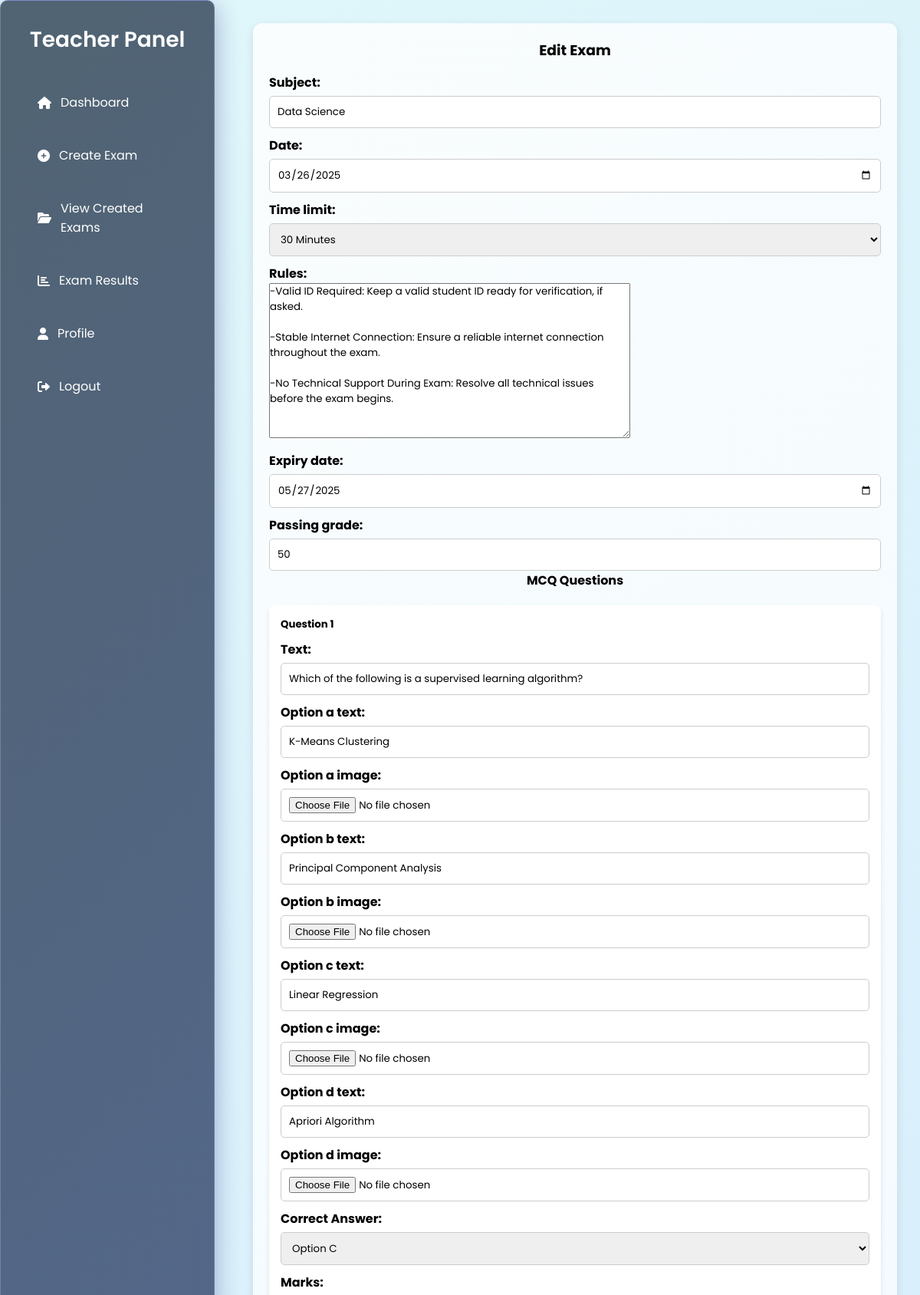
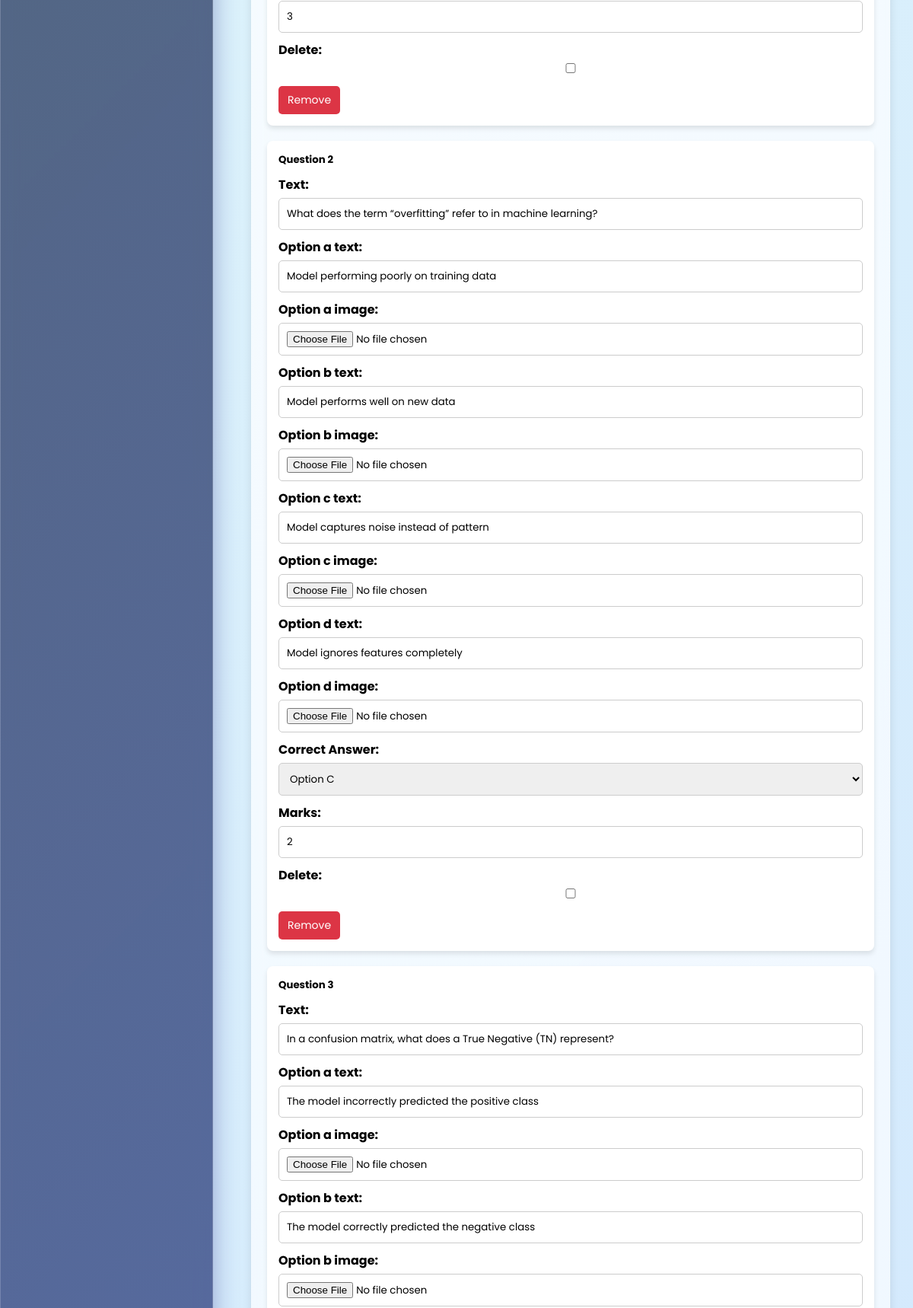
The app's page /exam/update/95/ (signed in, upper part) with its own data (2 pictures, top to bottom).
### Exam/models.py (models this page shows, shortened)
class Exam(models.Model):
    STATUS_CHOICES = [
        ('pending', 'Pending'),
        ('approved', 'Approved'),
        ('rejected', 'Rejected'),
    ]
    subject = models.CharField(max_length=255)
    time_limit = models.IntegerField()
    duration = models.IntegerField(null=True, blank=True)
    rules = models.TextField(default="No specific rules.")
    date = models.DateField()
    expiry_date = models.DateField(default=now)
    created_by = models.ForeignKey(User, on_delete=models.CASCADE, related_name="created_exams")
    created_at = models.DateTimeField(auto_now_add=True)
    updated_at = models.DateTimeField(auto_now=True)  # ✅ Track modifications
    passing_grade = models.IntegerField(default=50)
    approval_status = models.CharField(
        max_length=10,
        choices=STATUS_CHOICES,
        default='pending'
    )

### Exam/views.py (the view)
# urls.py: path('exam/update/<int:exam_id>/', views.update_exam, name='update_exam'),
@login_required
def update_exam(request, exam_id):
    exam = get_object_or_404(Exam, id=exam_id)
    QuestionFormSet = inlineformset_factory(
        Exam, Question, form=QuestionForm, extra=0, can_delete=True
    )
    if request.method == "POST":
        exam_form = ExamForm(request.POST, instance=exam)
        question_formset = QuestionFormSet(request.POST, request.FILES, instance=exam, prefix="question_set")
        if exam_form.is_valid() and question_formset.is_valid():
            exam = exam_form.save(commit=False)
            exam.approval_status = "pending"
            exam.save()
            questions = question_formset.save(commit=False)
            for question in questions:
                question.exam = exam  # Ensure question is linked to exam
                for opt in ["option_a", "option_b", "option_c", "option_d"]:
                    text_field = f"{opt}_text"
                    image_field = f"{opt}_image"
                    text = getattr(question, text_field)
                    image = getattr(question, image_field)
                    if text and image:
                        messages.error(request, f"Error: Option {opt.upper()} cannot have both text and an image.")
                        return render(request, "update_exam.html", {
                            "exam_form": exam_form,
                            "question_formset": question_formset,
                            "exam": exam
                        })
                    if not text and not image:
                        messages.error(request, f"Error: Option {opt.upper()} must have either text or an image.")
                        return render(request, "update_exam.html", {
                            "exam_form": exam_form,
                            "question_formset": question_formset,
                            "exam": exam
                        })
                question.save()
            for form in question_formset.deleted_forms:
                if form.instance.pk:  # Ensure the question exists in the database before deleting
                    form.instance.delete()
            messages.success(request, "Exam updated successfully! Waiting for admin approval.")
            return redirect("view_created_exams")
        messages.error(request, "Please correct the errors below.")
    else:
        exam_form = ExamForm(instance=exam)
        question_formset = QuestionFormSet(instance=exam, prefix="question_set")
    return render(request, "update_exam.html", {
        "exam_form": exam_form,
        "question_formset": question_formset,
        "exam": exam
    })

### Exam/templates/update_exam.html (shortened to what this page needs)
<!DOCTYPE html>
<html lang="en">
<head>
    <link rel="stylesheet" href="https://cdnjs.cloudflare.com/ajax/libs/font-awesome/6.0.0/css/all.min.css">
</head>
<body>
    <div class="sidebar">
        <h2>Teacher Panel</h2>
        <ul>
            <li><a href="{% url 'teacherdashboard' %}"><i class="fas fa-home"></i> Dashboard</a></li>
            <li><a href="{% url 'create_exam' %}"><i class="fas fa-plus-circle"></i> Create Exam</a></li>
            <li><a href="{% url 'view_created_exams' %}" class="active"><i class="fas fa-folder-open"></i> View Created Exams</a></li>
            <li><a href="{% url 'exam_results' %}"><i class="fas fa-chart-bar"></i> Exam Results</a></li>
            <li><a href="{% url 'teacher_profile' %}"><i class="fas fa-user"></i> Profile</a></li>
            <li><a href="{% url 'user_logout' %}"><i class="fas fa-sign-out-alt"></i> Logout</a></li>
        </ul>
    </div>
    <div class="main-content">
        <div class="form-container">
            <h3>Edit Exam</h3>
            <form method="POST" enctype="multipart/form-data" id="update-exam-form">
                {{ exam_form.as_p }}
                <h4>MCQ Questions</h4>
                <div id="questions-container">
                    {% for form in question_formset %}
                    <div class="card question-card" id="question-{{ forloop.counter }}">
                        <h5 class="question-title">Question {{ forloop.counter }}</h5>
                        {{ form.as_p|safe }}
                        <button type="button" class="remove-btn" onclick="removeQuestion(this)">Remove</button>
                    </div>
                    {% endfor %}
                </div>
            </form>
        </div>
    </div>
</body>
</html>

### Exam/templates/update_exam.html (style rules this page uses)
* { margin: 0; padding: 0; box-sizing: border-box; font-family: 'Poppins', sans-serif; }
body { display: flex; min-height: 100vh; background: linear-gradient(135deg, #e0f7fa, #cce0ff); }
.sidebar { width: 280px; background: linear-gradient(135deg, rgba(44, 62, 80, 0.8), rgba(63, 81, 181, 0.8)); color: white; padding: 30px; position: fixed; height: 100%; display: flex; flex-direction: column; backdrop-filter: blur(10px); box-shadow: 0 8px 32px 0 rgba(31, 38, 135, 0.37); border-radius: 10px; border: 1px solid rgba(255, 255, 255, 0.18); }
.sidebar h2 { text-align: center; margin-bottom: 30px; font-size: 28px; font-weight: 600; }
.sidebar ul { list-style: none; padding: 0; flex-grow: 1; }
.sidebar ul li { padding: 18px; transition: 0.3s; border-radius: 8px; margin-bottom: 8px; }
.sidebar ul li a { text-decoration: none; color: white; display: flex; align-items: center; gap: 12px; font-size: 16px; }
.main-content { margin-left: 300px; padding: 30px; flex-grow: 1; }
.form-container { background: linear-gradient(135deg, rgba(255, 255, 255, 0.8), rgba(240, 248, 255, 0.8)); padding: 20px; border-radius: 12px; box-shadow: 0 4px 12px rgba(0, 0, 0, 0.1); backdrop-filter: blur(10px); border: 1px solid rgba(255, 255, 255, 0.18); }
.form-container h3, .form-container h4 { text-align: center; margin-bottom: 15px; }
.form-container label { font-weight: bold; display: block; margin-top: 10px; }
.form-container input, .form-container select { width: 100%; padding: 10px; margin-top: 5px; border: 1px solid #ccc; border-radius: 5px; }
.remove-btn { background-color: #dc3545; color: white; padding: 8px 12px; border: none; border-radius: 5px; cursor: pointer; transition: 0.3s; font-size: 14px; margin-top: 10px; }
.card { background: white; padding: 15px; border-radius: 8px; box-shadow: 0 4px 6px rgba(0, 0, 0, 0.1); margin-top: 20px; position: relative; }

### records on screen
Exam: subject "Data Science", date "03/26/2025", time_limit "30 Minutes", rules "-Valid ID Required: Keep a valid student ID ready for verification, if asked. -Stable Internet Connection: Ensure a reliable internet connection throughout the exam. -No Technical Support During Exam: Resolve all technical issues before the exam begins.", expiry_date "05/27/2025", passing_grade "50"
